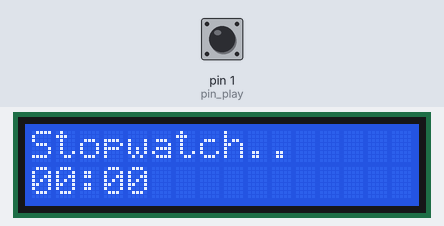
Recording of a sketch running on a simulated Arduino Uno, built with avr-gcc and run on an emulated ATmega328P. Shown: 16×2 character LCD. Inputs (shaded band) come from the test bench; at power-on: pin 1 (pin_play) HIGH.

Above: at 1.2 s.
1.3 s: pin 1 (pin_play) pulled LOW for 0.15 s
At 3.8 s:
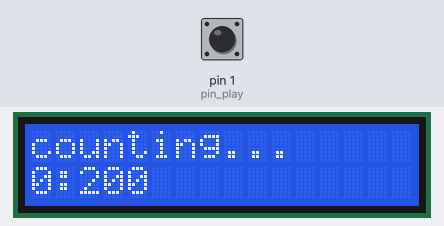
4.4 s: pin 1 (pin_play) pulled LOW for 1 s
At 5.8 s:
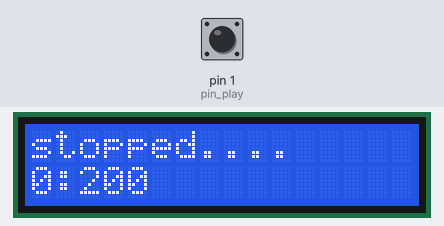
6.9 s: pin 1 (pin_play) pulled LOW for 0.15 s
At 7.7 s:
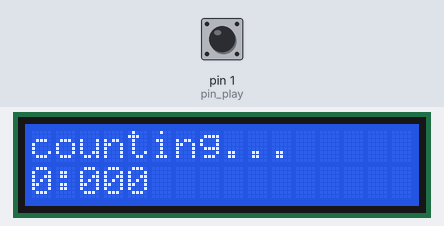
10.0 s: pin 1 (pin_play) pulled LOW for 3.2 s
At 14.1 s:
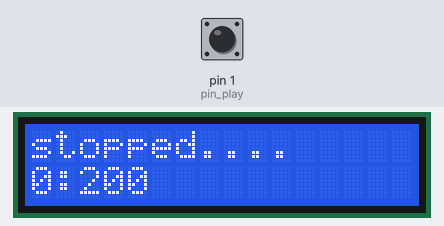
Timing chart, 0 to 15.6 s (numbered marks = the images above; inputs shaded):
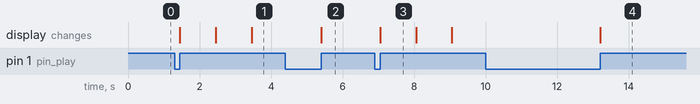

The sketch:

stopwatch.ino
```cpp
/*
 * Stopwatch with play/pause button, reset
 * button, and LCD to display the stopwatch
 * time.
 * change these pin numbers to the ones that
 * devices are connected on.
*/
#include <LiquidCrystal.h>

const int pin_play = 1;
const int pin_reset = 2;
bool runing = false;
bool reset = false;
String text1 = "Stopwatch..";
String text2 = "00:00";
int start_time = 0;
LiquidCrystal lcd(12,11,5,4,3,2); // change these pin numbers to the ones that lcd is connected to

void setup() {
  // put your setup code here, to run once:
  pinMode(pin_play, INPUT);
  pinMode(pin_reset, INPUT);
  digitalWrite(pin_play, HIGH);
  digitalWrite(pin_reset, HIGH);
  lcd.begin(16, 2);
  lcd.print("Welcome");
}

void loop() {
  // put your main code here, to run repeatedly:
  if (!digitalRead(pin_reset)){
    while(!digitalRead(pin_reset)){
      // wait for button to release
    }
    reset = true;
    runing = false;
  }
  else if (!digitalRead(pin_play)){
    while(!digitalRead(pin_play)){
      // wait for button to release
    }
    runing = !runing;
    if(runing){
      reset = false;
      start_time = millis();
    }
    else{
      text1 = "stopped....";
    }
  }
  if (runing){
    text1 = "counting...";
    int time_mil = millis() - start_time;
    int time_sec = (time_mil/1000)%60;
    int time_min = (time_mil/60000);
    text2 = String(String(time_min) + ":" + String(time_sec));
  }
  if (reset){
    // set text to default text
    text1 = "Stopwatch..";
    text2 = "00:00";
  }
  //Display text on LCD
  lcd.setCursor(0, 0);
  lcd.print(text1);
  lcd.setCursor(0, 1);
  lcd.print(text2);
}
```

Measured:
- after the input at 1.3 s, the display: first changes after 0.15 s (image 1 shows a later state)
- after the input at 4.4 s, the display: changes after 1.0 s (image 2)
- after the input at 6.9 s, the display: changes after 0.15 s (image 3)
- after the input at 10.0 s, the display: changes after 3.2 s (image 4)
- what the display in image 3 shows lasts 1.0 s, from 7.1 s to 8.1 s
